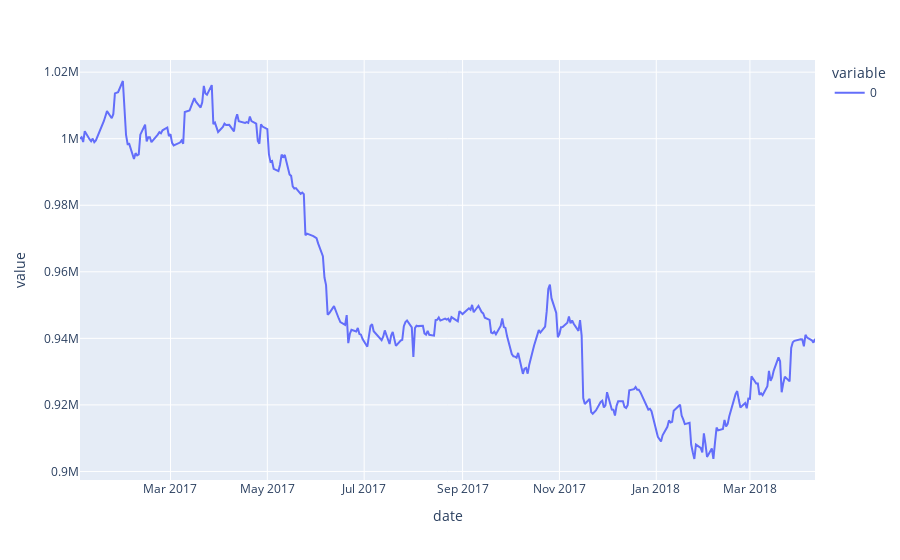

This figure's notebook cell:
### Code cell
d.nav.plot()

### Figure 1 — Plotly figure (JSON) as saved in the notebook; plotly's stock layout.template omitted (floating-point values rounded to 4 significant figures; data arrays with more than 128 entries replaced by an {"elided": "..."} marker saying what was removed)
{"data": [{"hovertemplate": "variable=0<br>date=%{x}<br>value=%{y}<extra></extra>", "legendgroup": "0", "line": {"color": "#636efa", "dash": "solid"}, "marker": {"symbol": "circle"}, "mode": "lines", "name": "0", "orientation": "v", "showlegend": true, "type": "scatter", "x": {"elided": "320 str values"}, "xaxis": "x", "y": {"elided": "320 float values"}, "yaxis": "y"}], "layout": {"autosize": true, "legend": {"title": {"text": "variable"}, "tracegroupgap": 0}, "margin": {"t": 60}, "xaxis": {"anchor": "y", "autorange": true, "domain": [0, 1], "range": ["2017-01-03", "2018-04-11"], "title": {"text": "date"}, "type": "date"}, "yaxis": {"anchor": "x", "autorange": true, "domain": [0, 1], "range": [897400.0, 1024000.0], "title": {"text": "value"}, "type": "linear"}}}
